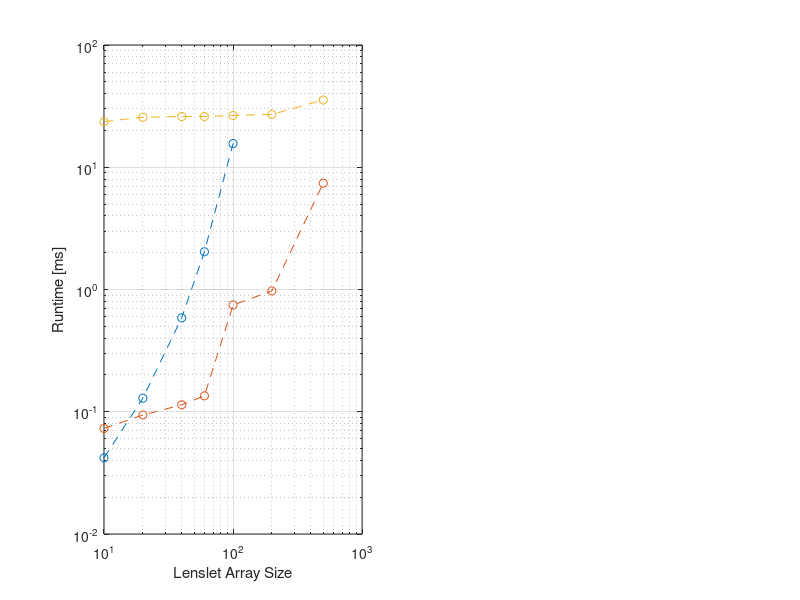

Write MATLAB code to recreate this figure. (Note: this script raises an error after producing the figure.)
fileID = fopen('aaStats_results.txt');
C = textscan(fileID,'%f %f %f %f','headerLines',1);
fclose(fileID);
C = cell2mat(C);
C(C==0) = NaN;
N = C(:,1);
%%
figure(50)
subplot(1,2,1)
ht = loglog(N,C(:,2:end),'o--');
grid
xlabel('Lenslet Array Size')
ylabel('Runtime [ms]')
legend('MVM Full','MVM Compressed','Compressed cov.',0)
set(gca,'xtick',N)
set(ht,'MarkerEdgeColor','k','MarkerSize',8,'LineWidth',2)
arrayfun( @(k) set(ht(k),'MarkerFaceColor',get(ht(k),'color')), 1:length(ht) )
%%
0.5*(N(1:5)/N(3)).^2
0.1*(N(:).^1.5.*log(N(:)))./(N(3).^1.5.*log(N(3)))
%%
b_full = N.^4*4*4/2^20;
b_comp = (2*N-1).^2*4*4*2/2^20;
subplot(1,2,2)
hb = loglog(N,[b_full,b_comp],'o--');
grid
xlabel('Lenslet Array Size')
ylabel('Matrix Memory Rqt. [MB]')
legend('Full','Compressed',0)
set(gca,'xtick',N)
set(hb,'MarkerEdgeColor','k','MarkerSize',8,'LineWidth',2)
arrayfun( @(k) set(hb(k),'MarkerFaceColor',get(hb(k),'color')), 1:length(hb) )
%%
nLenslet = 40;
nSlope   = 2*nLenslet^2;
fid = fopen(sprintf('mvm%03d.bin',nLenslet), 'r');
y = fread(fid, nSlope, 'float');
fclose(fid);
% slopes-to-slopes covariance matrix
addpath('../imaging')
r0 = 15e-2;
L0 = 30;
atm = atmosphere(photometry.V,r0,L0,'windSpeed',10,'windDirection',0);
lambda = atm.wavelength;
d = 0.1;
nF = 2048;%2^nextpow2(nLenslet*10);%nLenslet*2*10;%128;
[fx,fy] = freqspace(nF,'meshgrid');
sf = 4;
lf = sf/(d*2);
fx = lf*fx;
fy = lf*fy;

delta = 2*lf/nF;
spectrum = @(fx,fy,u,v) lambda.^2*(fx.*u(1) + fy.*u(2)).*(fx.*v(1) + fy.*v(2)).*...
        delta.^2.*phaseStats.spectrum(hypot(fx,fy),atm).*...
        (tools.sinc(d*fx).*tools.sinc(d*fy)).^2;

nm = ones(1,2)*nLenslet;
b0 = nF/2+1;
b  = ((1-nLenslet)*sf:sf:sf*(nLenslet-1)) + b0;

tic
covxx = real( fftshift( fft2( fftshift( spectrum(fx,fy,[1,0],[1,0]) ) ) ) );
T = toeplitzBlockToeplitz( nm, nm, covxx(b,b) );
CTBT{1,1} = T;
covyy = real( fftshift( fft2( fftshift( spectrum(fx,fy,[0,1],[0,1]) ) ) ) );
T = toeplitzBlockToeplitz( nm, nm, covyy(b,b) );
CTBT{2,2} = T;
cov = real( fftshift( fft2( fftshift( spectrum(fx,fy,[0,1],[1,0]) ) ) ) );
T = toeplitzBlockToeplitz( nm, nm, cov(b,b) );
CTBT{1,2} = T;
CTBT{2,1} = T';
elapsedTime = toc;
fprintf(' ==> slopes-to-slopes covariance matrix computed in %5.2fs\n',elapsedTime);

y0 = mtimes4squareBlocks(CTBT,(0:nSlope-1)',true(nSlope/2,1));

figure(33)
subplot(2,1,1)
plot([y0,y],'.')
subplot(2,1,2)
plot(y0-y)